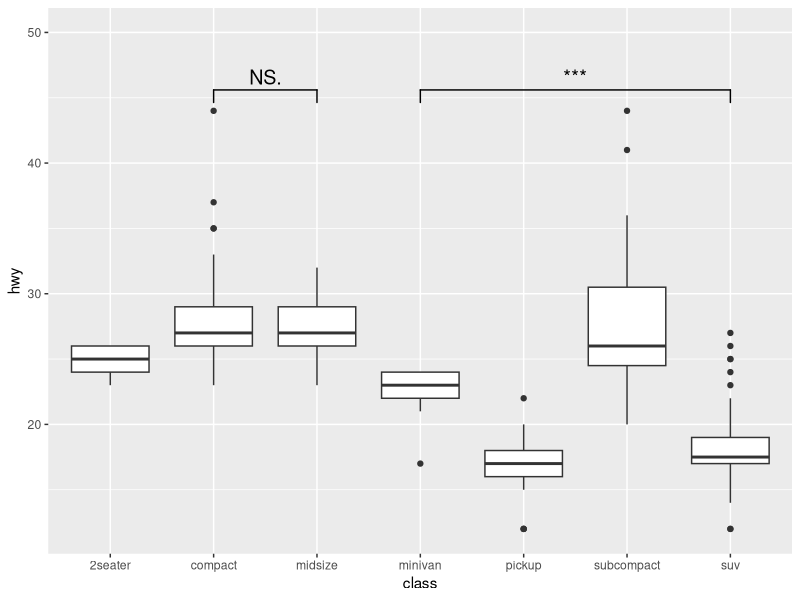
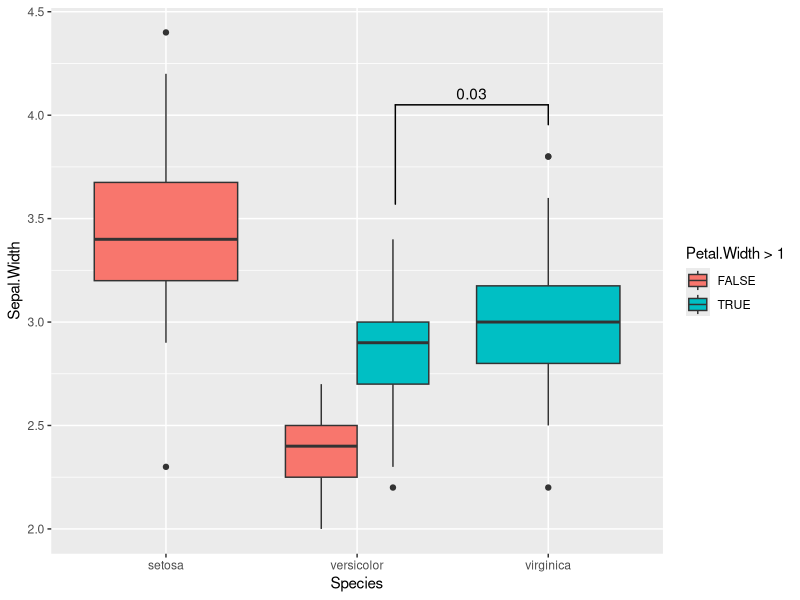

The R source for these figures, in order:
## ---- chunk 1
knitr::opts_chunk$set(
  collapse = TRUE,
  comment = "#>",
  cache = TRUE,
  fig.path = "README-fig/",
  cache.path = "README-cache/",
  message = FALSE,
  warning = FALSE
)
## ---- chunk 2
library(ggplot2)
library(ggsignif)
ggplot(mpg, aes(class, hwy)) +
   geom_boxplot() +
   geom_signif(comparisons = list(c("compact", "midsize"), c("minivan", "suv")),
               map_signif_level = TRUE, textsize=5) +
  ylim(NA, 50)
## ---- chunk 3
# Calculate annotation
anno <- t.test(iris[iris$Petal.Width > 1 & iris$Species == "versicolor", "Sepal.Width"], 
               iris[iris$Species == "virginica", "Sepal.Width"])$p.value

# Make plot with custom x and y position of the bracket
ggplot(iris, aes(x=Species, y=Sepal.Width, fill=Petal.Width > 1)) +
  geom_boxplot(position="dodge") +
  geom_signif(annotation=formatC(anno, digits=1),
              y_position=4.05, xmin=2.2, xmax=3, 
              tip_length = c(0.2, 0.04))
